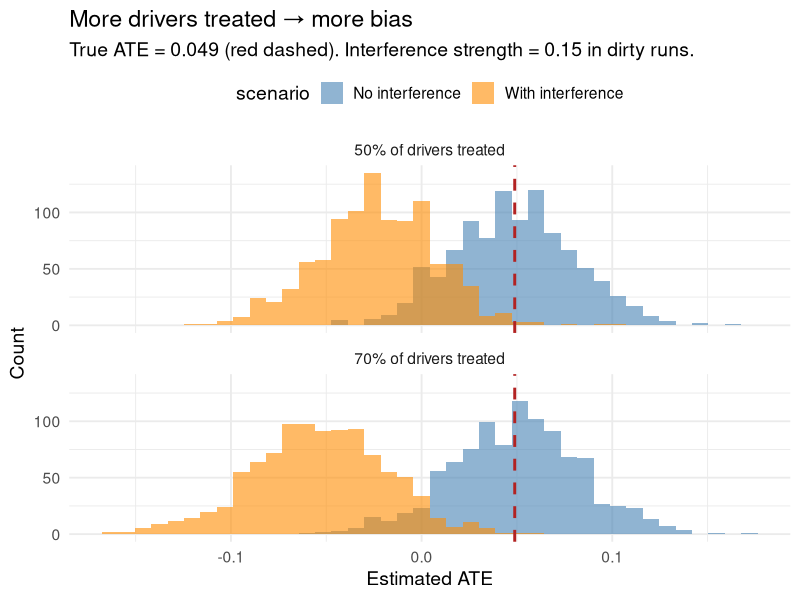
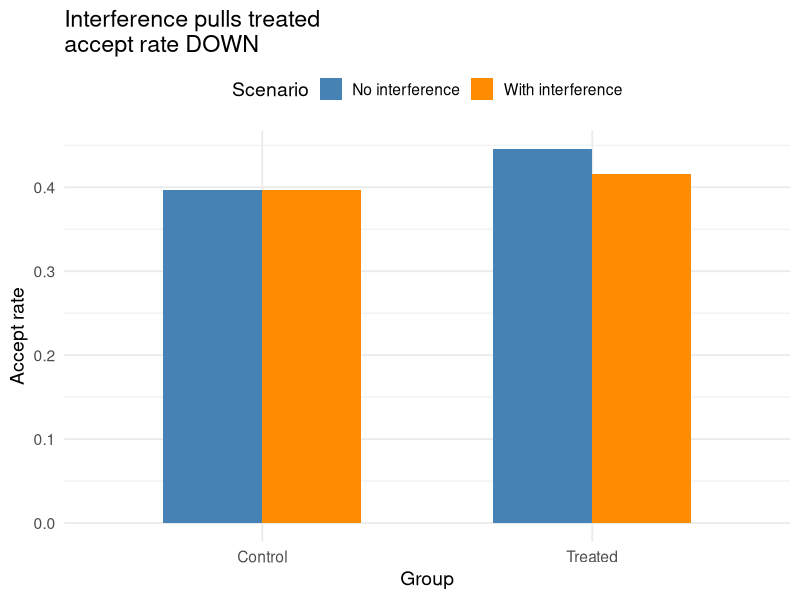
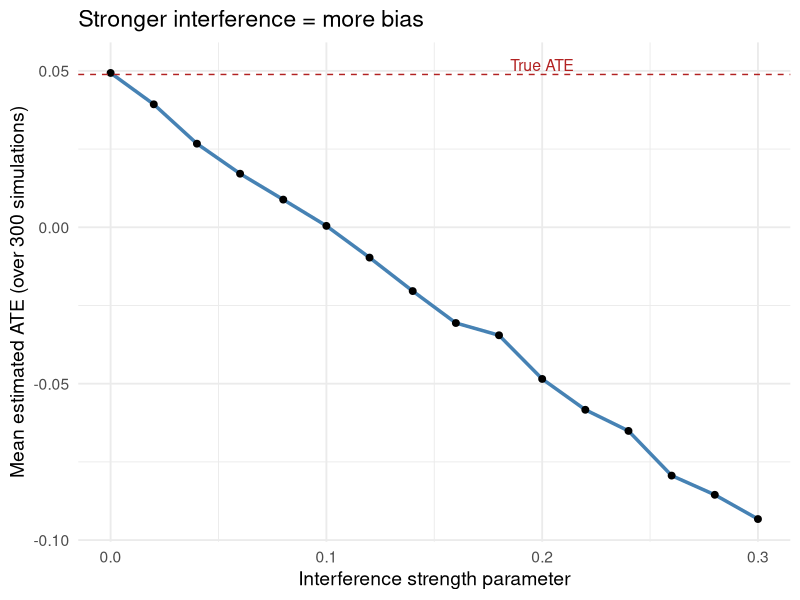
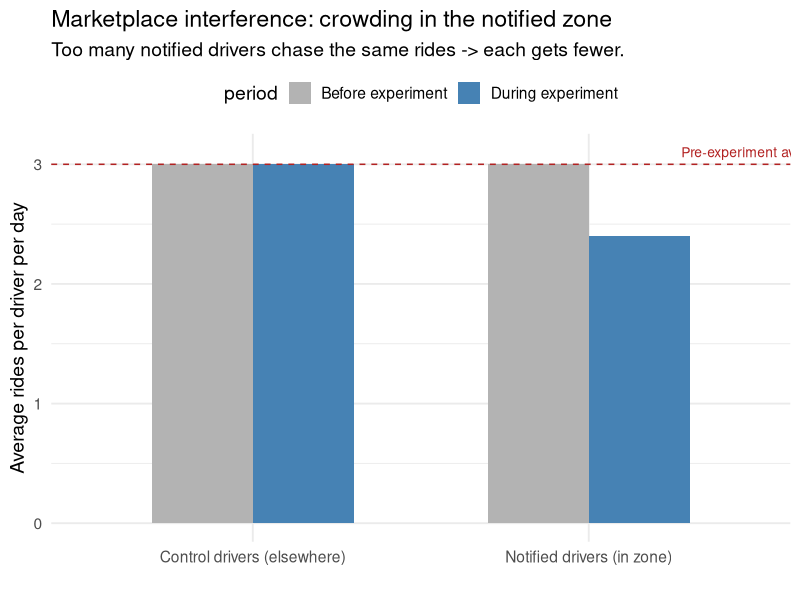
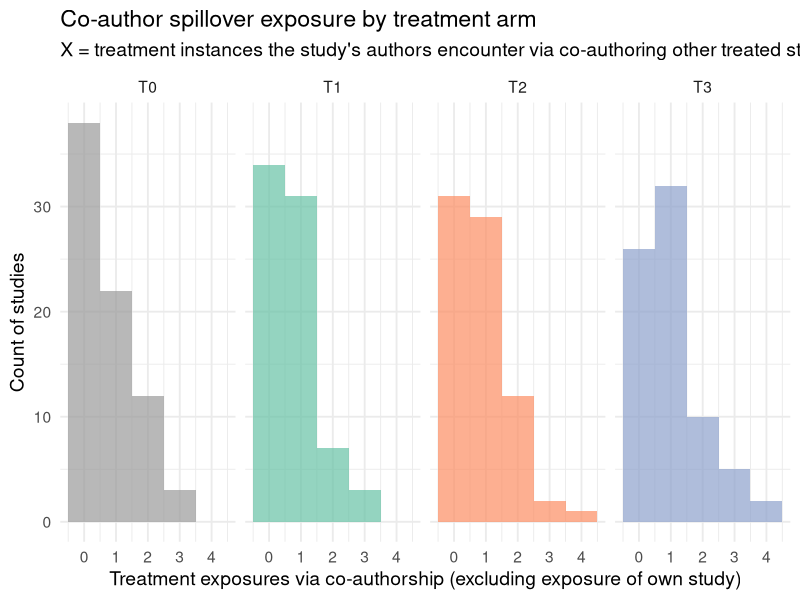
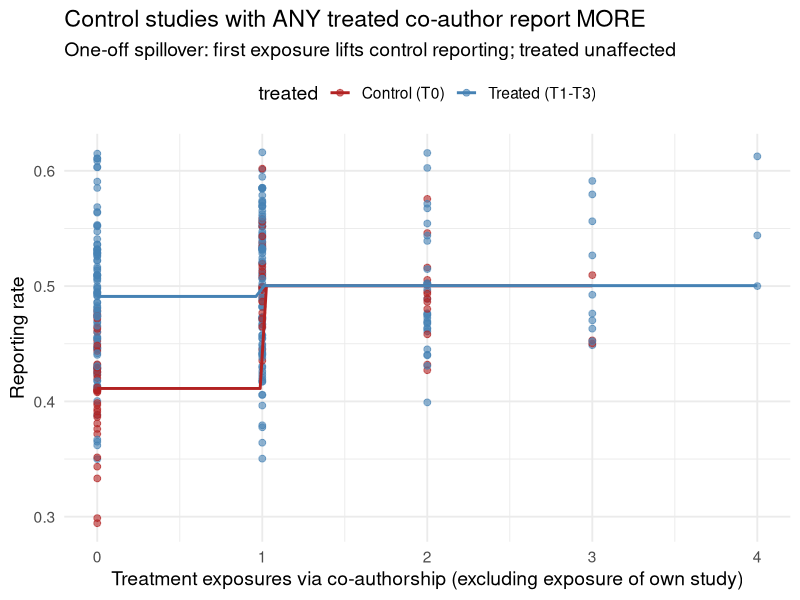
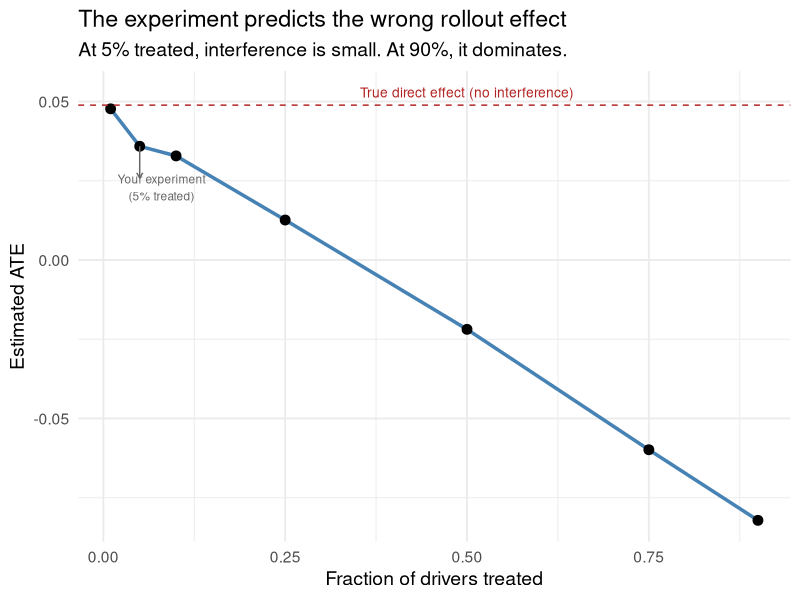
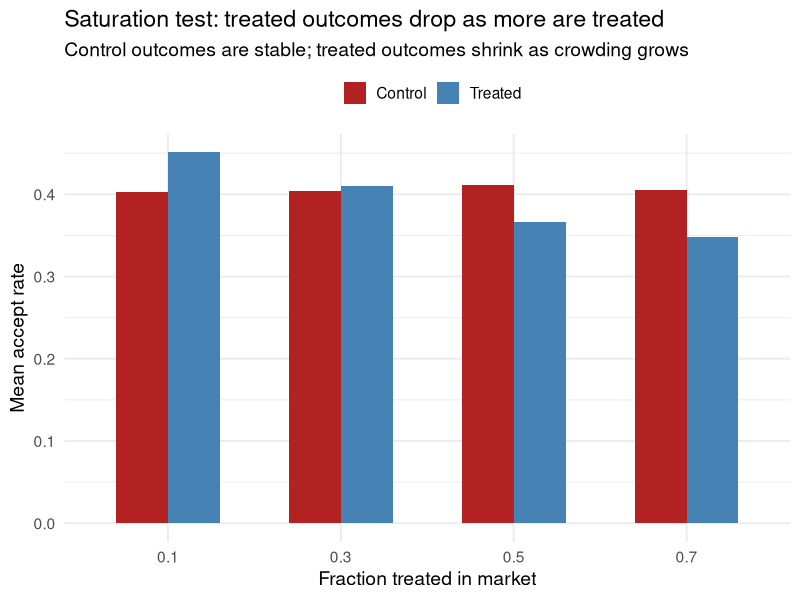

Source code (R) for these figures, in order:
## ---- chunk 1
knitr::opts_chunk$set(
  echo = TRUE, fig.align = "center",
  fig.width = 10, fig.height = 4.2, dpi = 150,
  message = FALSE, warning = FALSE
)
library(tidyverse)
theme_set(theme_minimal(base_size = 14))
set.seed(42)
## ---- chunk 2
n <- 1000
drivers <- tibble(
  driver_id = 1:n,
  experience = rnorm(n),
  # LPM potential outcomes (clipped to [0,1])
  y0 = pmin(1, pmax(0, 0.4 + 0.2 * experience)),
  y1 = pmin(1, pmax(0, 0.4 + 0.2 * experience + 0.05))
)
true_ate <- mean(drivers$y1 - drivers$y0)
## ---- chunk 3
sim_marketplace <- function(interference_strength = 0.15,
                            frac_treated = 0.5) {
  n_t <- round(n * frac_treated)
  notification <- sample(c(rep(1, n_t), rep(0, n - n_t)))

  # Potential outcomes (probabilities). Crowding shrinks y1 by the
  # treated share; control drivers (y0) are unaffected.
  y0 <- pmin(1, pmax(0, 0.4 + 0.2 * drivers$experience))
  y1 <- pmin(1, pmax(0, 0.4 + 0.2 * drivers$experience + 0.05 -
                          interference_strength * frac_treated))

  # Observed outcome based on assignment
  y_obs <- rbinom(n, 1, prob = if_else(notification == 1, y1, y0))
  mean(y_obs[notification == 1]) - mean(y_obs[notification == 0])
}

estimates_df <- bind_rows(
  tibble(est = replicate(1000, sim_marketplace(0,    0.5)),
         scenario = "No interference",   panel = "50% of drivers treated"),
  tibble(est = replicate(1000, sim_marketplace(0.15, 0.5)),
         scenario = "With interference", panel = "50% of drivers treated"),
  tibble(est = replicate(1000, sim_marketplace(0,    0.7)),
         scenario = "No interference",   panel = "70% of drivers treated"),
  tibble(est = replicate(1000, sim_marketplace(0.15, 0.7)),
         scenario = "With interference", panel = "70% of drivers treated")
)

ggplot(estimates_df, aes(est, fill = scenario)) +
  geom_histogram(bins = 40, alpha = 0.6, position = "identity") +
  geom_vline(xintercept = true_ate, color = "firebrick",
             linewidth = 1, linetype = "dashed") +
  facet_wrap(~ panel, ncol = 1) +
  scale_fill_manual(values = c("steelblue", "darkorange")) +
  labs(title = "More drivers treated → more bias",
       subtitle = paste("True ATE =", round(true_ate, 3),
                        "(red dashed). Interference strength = 0.15 in dirty runs."),
       x = "Estimated ATE", y = "Count") +
  theme(legend.position = "top")
## ---- chunk 4
tibble(
  Group = rep(c("Control", "Treated"), each = 2),
  Scenario = rep(c("No interference", "With interference"), 2),
  AcceptRate = c(
    mean(drivers$y0),
    mean(drivers$y0),              # control unaffected
    mean(drivers$y1),
    mean(drivers$y1) - 0.03        # treated crowded down
  )
) |>
  ggplot(aes(Group, AcceptRate, fill = Scenario)) +
  geom_col(position = "dodge", width = 0.6) +
  scale_fill_manual(values = c("steelblue", "darkorange")) +
  labs(title = "Interference pulls treated\naccept rate DOWN",
       y = "Accept rate") +
  theme(legend.position = "top")
## ---- chunk 5
strengths <- seq(0, 0.3, by = 0.02)
bias_results <- tibble(
  interference = strengths,
  mean_ate = map_dbl(strengths, ~ mean(replicate(300, sim_marketplace(.x))))
)

ggplot(bias_results, aes(interference, mean_ate)) +
  geom_line(linewidth = 1.2, color = "steelblue") +
  geom_point(size = 2) +
  geom_hline(yintercept = true_ate, linetype = "dashed", color = "firebrick") +
  annotate("text", x = 0.2, y = true_ate + 0.003,
           label = "True ATE", color = "firebrick", size = 4) +
  labs(title = "Stronger interference = more bias",
       x = "Interference strength parameter",
       y = "Mean estimated ATE (over 300 simulations)")
## ---- chunk 6
# Simulate a simple supply-demand marketplace at the zone
set.seed(123)

market <- tibble(
  period = rep(c("Before experiment", "During experiment"), each = 2),
  side = rep(c("Notified drivers (in zone)", "Control drivers (elsewhere)"), 2),
  rides_per_driver = c(
    3.0, 3.0,   # Before: equal
    2.4, 3.0    # During: too many notified drivers crowd the zone
  )
)

ggplot(market, aes(side, rides_per_driver, fill = period)) +
  geom_col(position = "dodge", width = 0.6) +
  scale_fill_manual(values = c("grey70", "steelblue")) +
  geom_hline(yintercept = 3.0, linetype = "dashed", color = "firebrick") +
  annotate("text", x = 2.5, y = 3.1, label = "Pre-experiment average",
           color = "firebrick", size = 3.5) +
  labs(title = "Marketplace interference: crowding in the notified zone",
       subtitle = "Too many notified drivers chase the same rides -> each gets fewer.",
       x = "", y = "Average rides per driver per day") +
  theme(legend.position = "top")
## ---- chunk 7
# Simulate co-author network
n_studies <- 300
n_auth_pool <- 1000

set.seed(42)
study_data <- tibble(
  study_id = 1:n_studies,
  n_auth = sample(1:3, n_studies, replace = TRUE, prob = c(0.3, 0.4, 0.3)),
  arm = sample(rep(0:3, each = 75))
)

# Create author assignments
author_links <- study_data |>
  rowwise() |>
  mutate(author_id = list(sample(1:n_auth_pool, n_auth))) |>
  ungroup() |>
  unnest(author_id)

# Find co-authored study pairs
coauth_pairs <- author_links |>
  inner_join(author_links, by = "author_id", suffix = c("_a", "_b"),
             relationship = "many-to-many") |>
  filter(study_id_a < study_id_b) |>
  distinct(study_id_a, study_id_b, .keep_all = TRUE)

# Compute spillover exposure: count co-author links to ANY treated study
# (T1/T2/T3, including same-arm). T0 links don't carry treatment.
spillover_df <- author_links |>
  inner_join(author_links, by = "author_id", suffix = c("_focal", "_other"),
             relationship = "many-to-many") |>
  filter(study_id_focal != study_id_other) |>
  group_by(study_id_focal) |>
  summarise(
    treatment_exposures = sum(arm_other > 0),
    total_links = n()
  )

study_data <- study_data |>
  left_join(spillover_df, by = c("study_id" = "study_id_focal")) |>
  mutate(across(c(treatment_exposures, total_links),
                ~ replace_na(.x, 0)))

# Show distribution of spillover exposure
study_data |>
  mutate(arm_label = paste0("T", arm)) |>
  ggplot(aes(treatment_exposures, fill = arm_label)) +
  geom_histogram(binwidth = 1, alpha = 0.7) +
  facet_wrap(~ arm_label, nrow = 1) +
  scale_fill_manual(values = c("grey60", "#66c2a5", "#fc8d62", "#8da0cb")) +
  labs(title = "Co-author spillover exposure by treatment arm",
       subtitle = "X = treatment instances the study's authors encounter via co-authoring other treated studies",
       x = "Treatment exposures via co-authorship (excluding exposure of own study)", y = "Count of studies") +
  theme(legend.position = "none")
## ---- chunk 8
# Simulate outcomes with spillover
set.seed(42)
study_data <- study_data |>
  mutate(
    direct_effect = case_when(
      arm == 0 ~ 0,
      arm == 1 ~ 0.05,
      arm == 2 ~ 0.10,
      arm == 3 ~ 0.15
    ),
    # One-off spillover: control authors learn the reporting practice
    # the FIRST time they co-author with a treated researcher. After that,
    # additional exposures add nothing. Treated authors are already trained
    # via direct treatment, so spillover doesn't lift them further.
    spillover = if_else(arm == 0 & treatment_exposures > 0, 0.10, 0),
    reporting_rate = pmin(1, 0.40 + direct_effect + spillover +
                           rnorm(n(), 0, 0.05))
  )

# Naive vs corrected
naive <- mean(study_data$reporting_rate[study_data$arm > 0]) -
  mean(study_data$reporting_rate[study_data$arm == 0])
true_direct <- mean(c(0.05, 0.10, 0.15))

study_data |>
  mutate(treated = if_else(arm > 0, "Treated (T1-T3)", "Control (T0)")) |>
  ggplot(aes(treatment_exposures, reporting_rate, color = treated)) +
  geom_point(alpha = 0.6, size = 2) +
  geom_smooth(method = "lm", formula = y ~ I(x >= 1),
              se = FALSE, linewidth = 1) +
  scale_color_manual(values = c("firebrick", "steelblue")) +
  labs(title = "Control studies with ANY treated co-author report MORE",
       subtitle = "One-off spillover: first exposure lifts control reporting; treated unaffected",
       x = "Treatment exposures via co-authorship (excluding exposure of own study)",
       y = "Reporting rate") +
  theme(legend.position = "top")
## ---- chunk 9
sim_ge <- function(frac_treated, interference = 0.15) {
  experience <- drivers$experience
  notification <- sample(c(rep(1, round(n * frac_treated)),
                           rep(0, n - round(n * frac_treated))))

  y0 <- pmin(1, pmax(0, 0.4 + 0.2 * experience))
  y1 <- pmin(1, pmax(0, 0.4 + 0.2 * experience + 0.05 -
                          interference * frac_treated))

  y_obs <- rbinom(n, 1, prob = if_else(notification == 1, y1, y0))
  if (sum(notification == 0) == 0 | sum(notification == 1) == 0) return(NA_real_)
  mean(y_obs[notification == 1]) - mean(y_obs[notification == 0])
}

fracs <- c(0.01, 0.05, 0.10, 0.25, 0.50, 0.75, 0.90)
ge_data <- tibble(
  frac = fracs,
  ate = map_dbl(fracs, ~ mean(replicate(300, sim_ge(.x)), na.rm = TRUE))
)

ggplot(ge_data, aes(frac, ate)) +
  geom_line(linewidth = 1.2, color = "steelblue") +
  geom_point(size = 3) +
  geom_hline(yintercept = true_ate, linetype = "dashed", color = "firebrick") +
  annotate("text", x = 0.5, y = true_ate + 0.004,
           label = "True direct effect (no interference)",
           color = "firebrick", size = 3.5) +
  annotate("segment", x = 0.05, xend = 0.05, y = ge_data$ate[2],
           yend = ge_data$ate[2] - 0.01,
           arrow = arrow(length = unit(0.15, "cm")), color = "grey40") +
  annotate("text", x = 0.08, y = ge_data$ate[2] - 0.013,
           label = "Your experiment\n(5% treated)", size = 3, color = "grey40") +
  labs(title = "The experiment predicts the wrong rollout effect",
       subtitle = "At 5% treated, interference is small. At 90%, it dominates.",
       x = "Fraction of drivers treated", y = "Estimated ATE")
## ---- chunk 10
# Simulate varying treatment fractions in separate "markets"
set.seed(42)
saturation_test <- function(frac, n_per_market = 200) {
  experience <- rnorm(n_per_market)
  notification <- sample(c(rep(1, round(n_per_market * frac)),
                           rep(0, n_per_market - round(n_per_market * frac))))

  y0 <- pmin(1, pmax(0, 0.4 + 0.2 * experience))
  y1 <- pmin(1, pmax(0, 0.4 + 0.2 * experience + 0.05 - 0.15 * frac))

  y_obs <- rbinom(n_per_market, 1, prob = if_else(notification == 1, y1, y0))
  tibble(
    frac_treated = frac,
    mean_control = if (sum(notification == 0) > 0) mean(y_obs[notification == 0]) else NA,
    mean_treated = mean(y_obs[notification == 1])
  )
}

sat_data <- map_dfr(rep(c(0.1, 0.3, 0.5, 0.7), each = 50), saturation_test)

sat_data |>
  group_by(frac_treated) |>
  summarise(control = mean(mean_control, na.rm = TRUE),
            treated = mean(mean_treated, na.rm = TRUE)) |>
  pivot_longer(c(control, treated), names_to = "group", values_to = "accept_rate") |>
  ggplot(aes(factor(frac_treated), accept_rate, fill = group)) +
  geom_col(position = "dodge", width = 0.6) +
  scale_fill_manual(values = c("firebrick", "steelblue"),
                    labels = c("Control", "Treated")) +
  labs(title = "Saturation test: treated outcomes drop as more are treated",
       subtitle = "Control outcomes are stable; treated outcomes shrink as crowding grows",
       x = "Fraction treated in market", y = "Mean accept rate", fill = "") +
  theme(legend.position = "top")
